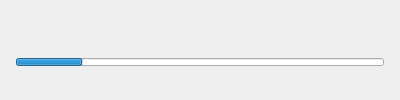
           <widget class="QWidget" name="pStorage">
            <layout class="QVBoxLayout" name="verticalLayout_9">
             <property name="spacing">
              <number>0</number>
             </property>
             <property name="leftMargin">
              <number>0</number>
             </property>
             <property name="topMargin">
              <number>0</number>
             </property>
             <property name="rightMargin">
              <number>0</number>
             </property>
             <property name="bottomMargin">
              <number>0</number>
             </property>
             <item>
              <widget class="QWidget" name="wUsage" native="true">
               <property name="sizePolicy">
                <sizepolicy hsizetype="Preferred" vsizetype="Preferred">
                 <horstretch>0</horstretch>
                 <verstretch>0</verstretch>
                </sizepolicy>
               </property>
               <property name="minimumSize">
                <size>
                 <width>0</width>
                 <height>40</height>
                </size>
               </property>
               <property name="maximumSize">
                <size>
                 <width>16777215</width>
                 <height>40</height>
                </size>
               </property>
               <property name="styleSheet">
                <string notr="true"/>
               </property>
               <layout class="QVBoxLayout" name="verticalLayout_3">
                <property name="spacing">
                 <number>2</number>
                </property>
                <property name="leftMargin">
                 <number>16</number>
                </property>
                <property name="topMargin">
                 <number>0</number>
                </property>
                <property name="rightMargin">
                 <number>16</number>
                </property>
                <property name="bottomMargin">
                 <number>0</number>
                </property>
                <item>
                 <widget class="QWidget" name="widget_8" native="true">
                  <property name="sizePolicy">
                   <sizepolicy hsizetype="Minimum" vsizetype="Preferred">
                    <horstretch>0</horstretch>
                    <verstretch>0</verstretch>
                   </sizepolicy>
                  </property>
                  <property name="minimumSize">
                   <size>
                    <width>368</width>
                    <height>20</height>
                   </size>
                  </property>
                  <property name="maximumSize">
                   <size>
                    <width>368</width>
                    <height>20</height>
                   </size>
                  </property>
                  <layout class="QHBoxLayout" name="horizontalLayout_4">
                   <property name="spacing">
                    <number>0</number>
                   </property>
                   <property name="leftMargin">
                    <number>0</number>
                   </property>
                   <property name="topMargin">
                    <number>0</number>
                   </property>
                   <property name="rightMargin">
                    <number>0</number>
                   </property>
                   <property name="bottomMargin">
                    <number>0</number>
                   </property>
                   <item>
                    <widget class="QLabel" name="lTotalUsedStorage">
                     <property name="sizePolicy">
                      <sizepolicy hsizetype="Preferred" vsizetype="Preferred">
                       <horstretch>0</horstretch>
                       <verstretch>0</verstretch>
                      </sizepolicy>
                     </property>
                     <property name="minimumSize">
                      <size>
                       <width>0</width>
                       <height>20</height>
                      </size>
                     </property>
                     <property name="maximumSize">
                      <size>
                       <width>16777215</width>
                       <height>20</height>
                      </size>
                     </property>
                     <property name="focusPolicy">
                      <enum>Qt::StrongFocus</enum>
                     </property>
                     <property name="styleSheet">
                      <string notr="true"/>
                     </property>
                     <property name="text">
                      <string/>
                     </property>
                     <property name="alignment">
                      <set>Qt::AlignLeading|Qt::AlignLeft|Qt::AlignTop</set>
                     </property>
                    </widget>
                   </item>
                   <item>
                    <widget class="QLabel" name="lPercentageUsedStorage">
                     <property name="sizePolicy">
                      <sizepolicy hsizetype="Preferred" vsizetype="Preferred">
                       <horstretch>0</horstretch>
                       <verstretch>0</verstretch>
                      </sizepolicy>
                     </property>
                     <property name="minimumSize">
                      <size>
                       <width>0</width>
                       <height>20</height>
                      </size>
                     </property>
                     <property name="maximumSize">
                      <size>
                       <width>16777215</width>
                       <height>20</height>
                      </size>
                     </property>
                     <property name="focusPolicy">
                      <enum>Qt::StrongFocus</enum>
                     </property>
                     <property name="styleSheet">
                      <string notr="true"/>
                     </property>
                     <property name="text">
                      <string/>
                     </property>
                     <property name="alignment">
                      <set>Qt::AlignRight|Qt::AlignTop|Qt::AlignTrailing</set>
                     </property>
                    </widget>
                   </item>
                  </layout>
                 </widget>
                </item>
                <item>
                 <widget class="QProgressBar" name="pUsageStorage">
                  <property name="sizePolicy">
                   <sizepolicy hsizetype="Preferred" vsizetype="Preferred">
                    <horstretch>0</horstretch>
                    <verstretch>0</verstretch>
                   </sizepolicy>
                  </property>
                  <property name="minimumSize">
                   <size>
                    <width>368</width>
                    <height>8</height>
                   </size>
                  </property>
                  <property name="maximumSize">
                   <size>
                    <width>368</width>
                    <height>8</height>
                   </size>
                  </property>
                  <property name="cursor">
                   <cursorShape>PointingHandCursor</cursorShape>
                  </property>
                  <property name="styleSheet">
                   <string notr="true"/>
                  </property>
                  <property name="value">
                   <number>18</number>
                  </property>
                  <property name="format">
                   <string/>
                  </property>
                 </widget>
                </item>
               </layout>
              </widget>
             </item>
            </layout>
           </widget>
